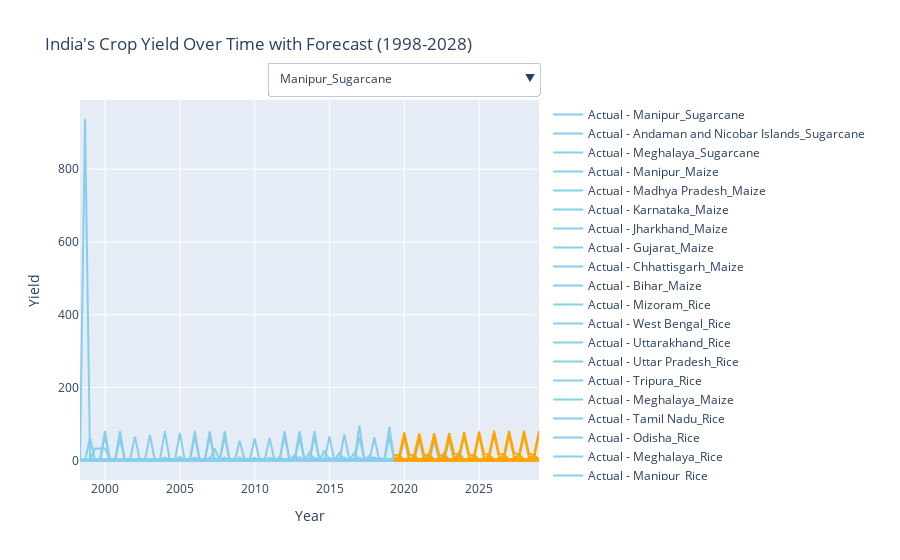

The notebook cell this image was saved under:
### Markdown cell above
### Plot Time Series Forecast

### Code cell
# Initialize the figure
fig = go.Figure()

# Add actual lines
for unique_id in unique_ids:
    actual_values = hist_df_nbx[hist_df_nbx['unique_id'] == unique_id]
    fig.add_trace(go.Scatter(x=actual_values['ds'], y=actual_values['y'],
                             mode='lines',
                             name=f'Actual - {unique_id}',
                             line=dict(color='skyblue')))

# Add predicted lines
for unique_id in unique_ids:
    predicted_values = pred_df[pred_df['unique_id'] == unique_id]
    fig.add_trace(go.Scatter(x=predicted_values['ds'], y=predicted_values['NBEATSx'],
                             mode='lines',
                             name=f'Predicted - {unique_id}',
                             line=dict(color='orange')))

# Update layout
fig.update_layout(xaxis=dict(title='Year'),
                  yaxis=dict(title='Yield'),
                  title='India\'s Crop Yield Over Time with Forecast (1998-2028)',
                  showlegend=True)

# Add dropdown menu for selecting unique_id
buttons = []
for unique_id in unique_ids:
    button = dict(label=unique_id,
                  method="update",
                  args=[{"visible": [True if trace.name == f'Actual - {unique_id}' or 
                                     trace.name == f'Predicted - {unique_id}' else False for trace in fig.data]}])
    buttons.append(button)

fig.update_layout(
    updatemenus=[
        dict(
            buttons=buttons,
            direction="down",
            showactive=True,
            x=1.0,
            xanchor='right',
            y=1.1,
            yanchor='top'
        )
    ])

# Show plot
fig.show()
